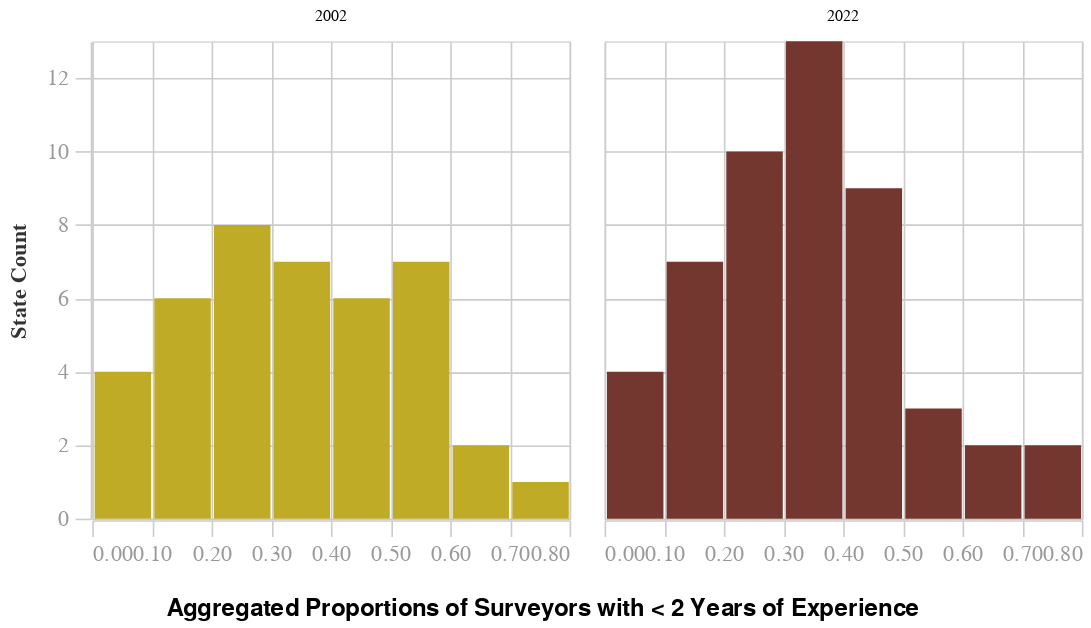

Source (notebook cell):
### Code cell
display(histogram)

### Figure 1 — Vega specification as saved in the notebook (floating-point values rounded to 4 significant figures)
{"$schema": "https://vega.github.io/schema/vega/v5.json", "data": [{"name": "source_0", "values": [{"bin_maxbins_10_prop_inexperienced": 0.4, "bin_maxbins_10_prop_inexperienced_end": 0.5, "year": 2002, "__count": 6, "__count_start": 0.0, "__count_end": 6.0}, {"bin_maxbins_10_prop_inexperienced": 0.2, "bin_maxbins_10_prop_inexperienced_end": 0.3, "year": 2002, "__count": 8, "__count_start": 0.0, "__count_end": 8.0}, {"bin_maxbins_10_prop_inexperienced": 0.3, "bin_maxbins_10_prop_inexperienced_end": 0.4, "year": 2002, "__count": 7, "__count_start": 0.0, "__count_end": 7.0}, {"bin_maxbins_10_prop_inexperienced": 0.5, "bin_maxbins_10_prop_inexperienced_end": 0.6, "year": 2002, "__count": 7, "__count_start": 0.0, "__count_end": 7.0}, {"bin_maxbins_10_prop_inexperienced": 0.0, "bin_maxbins_10_prop_inexperienced_end": 0.1, "year": 2002, "__count": 4, "__count_start": 0.0, "__count_end": 4.0}, {"bin_maxbins_10_prop_inexperienced": 0.1, "bin_maxbins_10_prop_inexperienced_end": 0.2, "year": 2002, "__count": 6, "__count_start": 0.0, "__count_end": 6.0}, {"bin_maxbins_10_prop_inexperienced": 0.7, "bin_maxbins_10_prop_inexperienced_end": 0.8, "year": 2002, "__count": 1, "__count_start": 0.0, "__count_end": 1.0}, {"bin_maxbins_10_prop_inexperienced": 0.6, "bin_maxbins_10_prop_inexperienced_end": 0.7, "year": 2002, "__count": 2, "__count_start": 0.0, "__count_end": 2.0}, {"bin_maxbins_10_prop_inexperienced": 0.3, "bin_maxbins_10_prop_inexperienced_end": 0.4, "year": 2022, "__count": 13, "__count_start": 0.0, "__count_end": 13.0}, {"bin_maxbins_10_prop_inexperienced": 0.1, "bin_maxbins_10_prop_inexperienced_end": 0.2, "year": 2022, "__count": 7, "__count_start": 0.0, "__count_end": 7.0}, {"bin_maxbins_10_prop_inexperienced": 0.4, "bin_maxbins_10_prop_inexperienced_end": 0.5, "year": 2022, "__count": 9, "__count_start": 0.0, "__count_end": 9.0}, {"bin_maxbins_10_prop_inexperienced": 0.5, "bin_maxbins_10_prop_inexperienced_end": 0.6, "year": 2022, "__count": 3, "__count_start": 0.0, "__count_end": 3.0}, {"bin_maxbins_10_prop_inexperienced": 0.7, "bin_maxbins_10_prop_inexperienced_end": 0.8, "year": 2022, "__count": 2, "__count_start": 0.0, "__count_end": 2.0}, {"bin_maxbins_10_prop_inexperienced": 0.2, "bin_maxbins_10_prop_inexperienced_end": 0.3, "year": 2022, "__count": 10, "__count_start": 0.0, "__count_end": 10.0}, {"bin_maxbins_10_prop_inexperienced": 0.0, "bin_maxbins_10_prop_inexperienced_end": 0.1, "year": 2022, "__count": 4, "__count_start": 0.0, "__count_end": 4.0}, {"bin_maxbins_10_prop_inexperienced": 0.6, "bin_maxbins_10_prop_inexperienced_end": 0.7, "year": 2022, "__count": 2, "__count_start": 0.0, "__count_end": 2.0}]}, {"name": "column_domain", "values": [{"year": 2002, "count": 8}, {"year": 2022, "count": 8}]}, {"name": "source_0_color_domain_year", "values": [{"year": 2002}, {"year": 2022}]}], "signals": [{"name": "child_bin_maxbins_10_prop_inexperienced_bins", "value": {"fields": ["prop_inexperienced"], "fname": "bin_prop_inexperienced", "start": 0.0, "step": 0.1, "stop": 0.8}}, {"name": "child_width", "value": 300}, {"name": "child_height", "value": 300}], "marks": [{"type": "group", "name": "row_header", "encode": {"update": {"height": {"signal": "child_height"}}}, "axes": [{"scale": "y", "zindex": 0, "orient": "left", "grid": false, "title": "State Count", "labelOverlap": true, "tickCount": {"signal": "ceil(child_height/40)"}}], "role": "row-header"}, {"type": "group", "name": "column_header", "from": {"data": "column_domain"}, "sort": {"field": "datum[\"year\"]", "order": "ascending"}, "encode": {"update": {"width": {"signal": "child_width"}}}, "title": {"text": {"signal": "format(parent[\"year\"], \"\")"}, "frame": "group", "style": "guide-label", "offset": 10}, "role": "column-header"}, {"type": "group", "name": "column_footer", "from": {"data": "column_domain"}, "sort": {"field": "datum[\"year\"]", "order": "ascending"}, "encode": {"update": {"width": {"signal": "child_width"}}}, "axes": [{"scale": "x", "orient": "bottom", "labelOverlap": true, "zindex": 0, "tickCount": {"signal": "ceil(child_width/10)"}, "grid": false, "labelFlush": true}], "role": "column-footer"}, {"type": "group", "name": "cell", "from": {"facet": {"data": "source_0", "name": "facet", "groupby": ["year"]}}, "sort": {"field": ["datum[\"year\"]"], "order": ["ascending"]}, "encode": {"update": {"height": {"signal": "child_height"}, "width": {"signal": "child_width"}}}, "marks": [{"type": "rect", "name": "child_marks", "from": {"data": "facet"}, "encode": {"update": {"fill": {"field": "year", "scale": "color"}, "x": {"field": "bin_maxbins_10_prop_inexperienced_end", "scale": "x", "offset": {"signal": "0.5 + (abs(scale(\"x\", datum[\"bin_maxbins_10_prop_inexperienced_end\"]) - scale(\"x\", datum[\"bin_maxbins_10_prop_inexperienced\"])) < 0.25 ? 0.5 * (0.25 - (abs(scale(\"x\", datum[\"bin_maxbins_10_prop_inexperienced_end\"]) - scale(\"x\", datum[\"bin_maxbins_10_prop_inexperienced\"])))) : -1)"}}, "y": {"field": "__count_end", "scale": "y"}, "x2": {"field": "bin_maxbins_10_prop_inexperienced", "scale": "x", "offset": {"signal": "0.5 + (abs(scale(\"x\", datum[\"bin_maxbins_10_prop_inexperienced_end\"]) - scale(\"x\", datum[\"bin_maxbins_10_prop_inexperienced\"])) < 0.25 ? -0.5 * (0.25 - (abs(scale(\"x\", datum[\"bin_maxbins_10_prop_inexperienced_end\"]) - scale(\"x\", datum[\"bin_maxbins_10_prop_inexperienced\"])))) : 1)"}}, "y2": {"field": "__count_start", "scale": "y"}}}, "style": ["bar"]}], "axes": [{"scale": "x", "labels": false, "grid": true, "gridScale": "y", "ticks": false, "maxExtent": 0, "domain": false, "tickCount": {"signal": "ceil(child_width/10)"}, "minExtent": 0, "zindex": 0, "orient": "bottom", "aria": false}, {"scale": "y", "labels": false, "tickCount": {"signal": "ceil(child_height/40)"}, "ticks": false, "maxExtent": 0, "domain": false, "minExtent": 0, "orient": "left", "gridScale": "x", "aria": false, "grid": true, "zindex": 0}], "style": "cell"}], "scales": [{"name": "x", "type": "linear", "domain": {"signal": "[child_bin_maxbins_10_prop_inexperienced_bins.start, child_bin_maxbins_10_prop_inexperienced_bins.stop]"}, "range": [0, {"signal": "child_width"}], "bins": {"signal": "child_bin_maxbins_10_prop_inexperienced_bins"}, "zero": false}, {"name": "y", "type": "linear", "domain": {"data": "source_0", "fields": ["__count_start", "__count_end"]}, "range": [{"signal": "child_height"}, 0], "zero": true, "nice": true}, {"name": "color", "type": "ordinal", "domain": {"data": "source_0_color_domain_year", "field": "year", "sort": true}, "range": ["#C0AB26", "#74372F"]}], "title": {"text": "Aggregated Proportions of Surveyors with < 2 Years of Experience", "anchor": "start", "dx": 100, "orient": "bottom", "offset": 20, "fontSize": 15}, "usermeta": {"embedOptions": {"theme": "fivethirtyeight"}}, "background": "white", "layout": {"padding": 20, "columns": {"signal": "length(data('column_domain'))"}, "bounds": "full", "align": "all"}, "config": {"group": {"fill": "#f0f0f0"}, "path": {"stroke": "#30a2da", "strokeWidth": 0.5}, "range": {"category": ["#30a2da", "#fc4f30", "#e5ae38", "#6d904f", "#8b8b8b", "#b96db8", "#ff9e27", "#56cc60", "#52d2ca", "#52689e", "#545454", "#9fe4f8"], "diverging": ["#cc0020", "#e77866", "#f6e7e1", "#d6e8ed", "#91bfd9", "#1d78b5"], "heatmap": ["#d6e8ed", "#cee0e5", "#91bfd9", "#549cc6", "#1d78b5"]}, "shape": {"stroke": "#30a2da"}, "axis": {"domainColor": "#cbcbcb", "grid": true, "gridColor": "#cbcbcb", "gridWidth": 1, "labelColor": "#999", "labelFontSize": 14, "titleColor": "#333", "tickColor": "#cbcbcb", "tickSize": 10, "titleFontSize": 14, "titlePadding": 10, "labelPadding": 4}, "axisBand": {"grid": false}, "legend": {"labelColor": "#333", "labelFontSize": 11, "padding": 1, "symbolSize": 30, "symbolType": "square", "titleColor": "#333", "titleFontSize": 14, "titlePadding": 10}, "style": {"arc": {"fill": "#30a2da"}, "area": {"fill": "#30a2da"}, "bar": {"fill": "#30a2da", "stroke": null}, "line": {"stroke": "#30a2da", "strokeWidth": 2}, "point": {"shape": "circle"}, "rect": {"fill": "#30a2da"}, "group-title": {"fontSize": 24, "fontWeight": 600}}}, "padding": 5}
